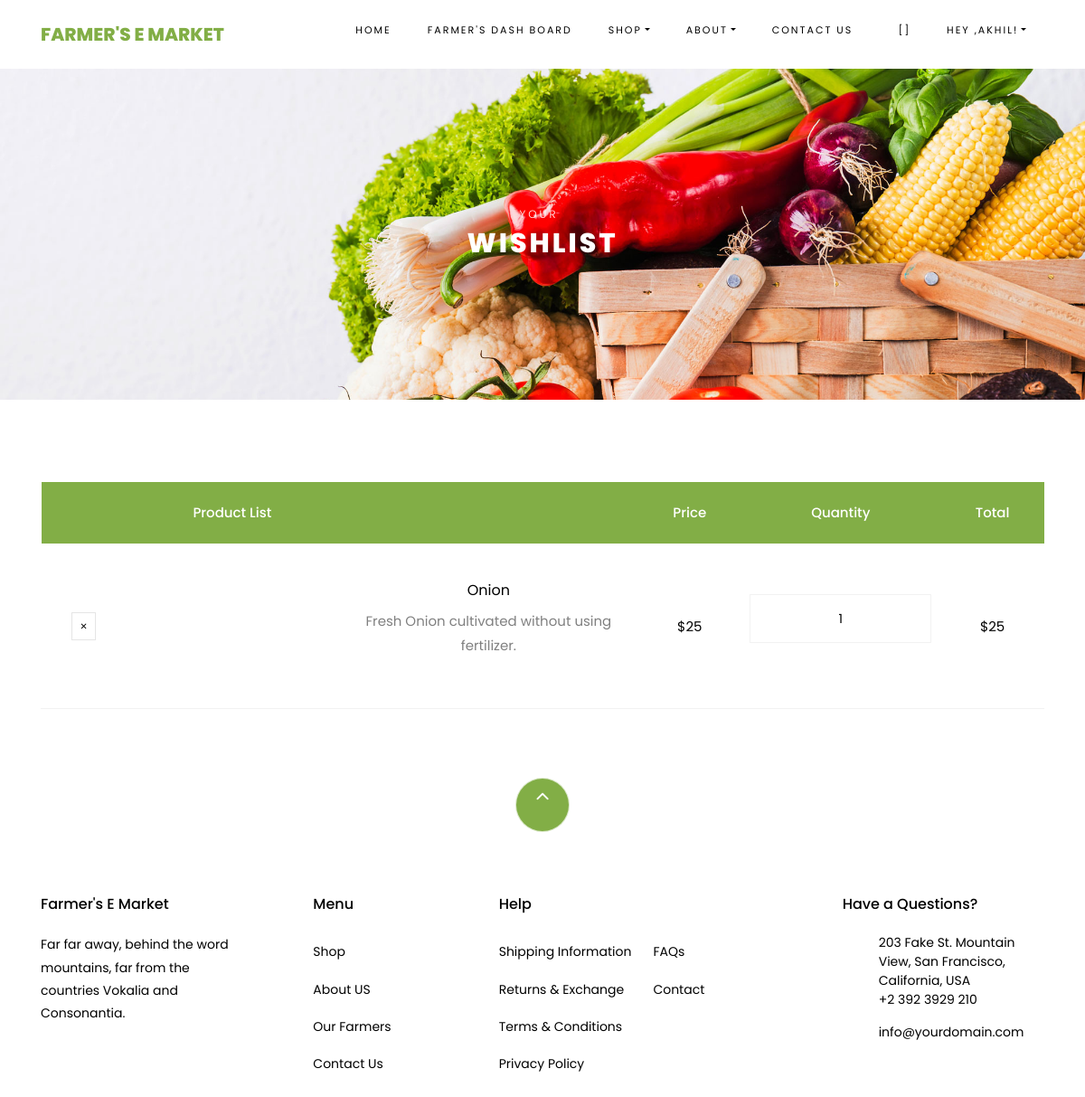
The app's page /wishlist (signed in) with its own data.
### public/models.py (models this page shows)
class wishlist(models.Model):
	userid = models.ForeignKey(User,default=None,on_delete=models.CASCADE)
	productid = models.ForeignKey(products,default=None,on_delete=models.CASCADE)
	quantity = models.IntegerField(default=1)

### farmers/models.py (models this page shows)
class products(models.Model):
	pname = models.CharField(max_length=100)
	ptype = models.CharField(max_length=10, choices=ptypes, default='Vegetables')
	description = models.TextField()
	stock = models.IntegerField()
	price  =models.IntegerField()
	img = ResizedImageField(size=[500, 400],crop=['middle', 'center'],upload_to='products/pics')
	offer = models.BooleanField(default=False)
	isactive = models.BooleanField(default=True)
	offerprice = models.IntegerField(blank=True,null=True)
	created_at = models.DateField(auto_now_add=True)
	owner = models.ForeignKey(User,default=None,on_delete=models.CASCADE)#for now to pass form validation,will remove later

### public/views.py (the view)
# urls.py: path('wishlist', views.viewwishlist,name='viewwishlist'),
def viewwishlist(request):
	if request.user.is_anonymous:
		return redirect('/')
	try:
		wishlst=wishlist.objects.filter(userid=request.user.id)
	except wishlist.DoesNotExist:
		wishlst = None
	subtotal=[]
	if wishlst:
		for item in wishlst:
			if item.productid.offer:
				subtotal.append(item.productid.offerprice*item.quantity)
			else:
				subtotal.append(item.productid.price*item.quantity)
	return render(request,"public/wishlist.html",{'wishlist':wishlst,'subtotal':subtotal})

### template/public/wishlist.html (shortened to what this page needs)
{% extends 'public/base.html' %}
{% load static %}
{% block content %}
    <div class="hero-wrap hero-bread" style="background-image: url('{% static 'public/images/bg_1.jpg' %}');">
      <div class="container">
        <div class="row no-gutters slider-text align-items-center justify-content-center">
          <div class="col-md-9 ftco-animate text-center">
          	<p class="breadcrumbs"><span class="mr-2">YOUR</span></p>
            <h1 class="mb-0 bread">Wishlist</h1>
          </div>
        </div>
      </div>
    </div>
    <section class="ftco-section ftco-cart">
			<div class="container">
				<div class="row">
    			<div class="col-md-12 ftco-animate">
    				<div class="cart-list">
	    				<table class="table">
						    <thead class="thead-primary">
						      <tr class="text-center">
						        <th>&nbsp;</th>
						        <th>Product List</th>
						        <th>&nbsp;</th>
						        <th>Price</th>
						        <th>Quantity</th>
						        <th>Total</th>
						      </tr>
						    </thead>
						    <tbody>
						     {% if wishlist %}
						    	{% for item in wishlist %}
						    	{% for subt in subtotal %}
						    	{% if forloop.counter == forloop.parentloop.counter %}
						      <tr id="myElement" class="text-center">
						        <td class="product-remove"><a href="#" id="removewish" data-id="{{ item.productid.id }}" class="remove-from-wish"><span class="ion-ios-close"></span></a></td>
						        <td class="image-prod"><a href="/product?id={{ item.productid.id }}"><div class="img" style="background-image:url({{ item.productid.img.url}});"></div></a></td>
						        <td class="product-name">
						        	<h3>{{ item.productid.pname }}</h3>
						        	<p>{{ item.productid.description }}</p>
						        </td>
						        <td class="price">${% if item.productid.offer %}{{ item.productid.offerprice }}{% else %}{{ item.productid.price }}{% endif %}</td>
						        <td class="quantity">
						        	<div class="input-group mb-3">
					             	<input type="text" name="quantity" class="quantity form-control input-number" value="{{ item.quantity }}" min="1" max="100" readonly>
					          	</div>
					          </td>
						        <td class="total">${{ subt }}</td>
						      </tr>
						      {% endif %}
						      {% endfor %}
						      {% endfor %}
						      {% endif %}
						    </tbody>
						  </table>
					  </div>
    			</div>
    		</div>
			</div>
		</section>
 {% endblock %}

### template/public/base.html (shortened to what this page needs)
{% load static %}
<!DOCTYPE html>
<html lang="en">
  <head>
    <link rel="stylesheet" href="{% static 'public/css/open-iconic-bootstrap.min.css' %}">
    <link rel="stylesheet" href="{% static 'public/css/animate.css' %}">
    <link rel="stylesheet" href="{% static 'public/css/owl.carousel.min.css' %}">
    <link rel="stylesheet" href="{% static 'public/css/owl.theme.default.min.css' %}">
    <link rel="stylesheet" href="{% static 'public/css/magnific-popup.css' %}">
    <link rel="stylesheet" href="{% static 'public/css/aos.css' %}">
    <link rel="stylesheet" href="{% static 'public/css/ionicons.min.css' %}">
    <link rel="stylesheet" href="{% static 'public/css/bootstrap-datepicker.css' %}">
    <link rel="stylesheet" href="{% static 'public/css/jquery.timepicker.css' %}">
    <link rel="stylesheet" href="{% static 'public/css/flaticon.css' %}">
    <link rel="stylesheet" href="{% static 'public/css/icomoon.css' %}">
    <link rel="stylesheet" href="{% static 'public/css/style.css' %}">
  </head>
  <body class="goto-here">
    <nav class="navbar navbar-expand-lg navbar-dark ftco_navbar bg-dark ftco-navbar-light" id="ftco-navbar">
	    <div class="container">
	      <a class="navbar-brand" href="index">Farmer's E Market</a>
	      <div class="collapse navbar-collapse" id="ftco-nav">
	        <ul class="navbar-nav ml-auto">
	          <li class="nav-item active"><a href="index" class="nav-link">Home</a></li>
            {% if user.userprofile.ismerchant == True %}
            <li class="nav-item active"><a href="/farmers/dash" class="nav-link">Farmer's Dash Board</a></li>
            {% endif %}
	          <li class="nav-item dropdown">
              <a class="nav-link dropdown-toggle" href="shop" id="dropdown04" data-toggle="dropdown" aria-haspopup="true" aria-expanded="false">Shop</a>
            </li>
            <li class="nav-item dropdown">
              <a class="nav-link dropdown-toggle" href="shop" id="dropdown04" data-toggle="dropdown" aria-haspopup="true" aria-expanded="false">About</a>
            </li>
	          <li class="nav-item"><a href="contact" class="nav-link">Contact us</a></li>
            {% if user.is_authenticated %}
	           <li class="nav-item cta cta-colored"><a href="cart" class="nav-link"><span class="icon-shopping_cart"></span><label id="cartcount">[]</label></a></li>
             <li class="nav-item dropdown">
              <a class="nav-link dropdown-toggle" href="shop" id="dropdown04" data-toggle="dropdown" aria-haspopup="true" aria-expanded="false">Hey ,{{ user.first_name }}!</a>
            </li>
             {% else %}
              <li class="nav-item active"><a href="plogin" class="nav-link">Login</a></li>
              {% endif %}
	        </ul>
	      </div>
	    </div>
	  </nav>
    {% block content %}
    {% endblock %}
    <footer class="ftco-footer ftco-section">
      <div class="container">
        <div class="row">
          <div class="mouse">
            <a href="#" class="mouse-icon">
              <div class="mouse-wheel"><span class="ion-ios-arrow-up"></span></div>
            </a>
          </div>
        </div>
        <div class="row mb-5">
          <div class="col-md">
            <div class="ftco-footer-widget mb-4">
              <h2 class="ftco-heading-2">Farmer's E Market</h2>
              <p>Far far away, behind the word mountains, far from the countries Vokalia and Consonantia.</p>
              <ul class="ftco-footer-social list-unstyled float-md-left float-lft mt-5">
              </ul>
            </div>
          </div>
          <div class="col-md">
            <div class="ftco-footer-widget mb-4 ml-md-5">
              <h2 class="ftco-heading-2">Menu</h2>
              <ul class="list-unstyled">
                <li><a href="shop" class="py-2 d-block">Shop</a></li>
                <li><a href="about" class="py-2 d-block">About US</a></li>
                <li><a href="ourfarmers" class="py-2 d-block">Our Farmers</a></li>
                <li><a href="contact" class="py-2 d-block">Contact Us</a></li>
              </ul>
            </div>
          </div>
          <div class="col-md-4">
             <div class="ftco-footer-widget mb-4">
              <h2 class="ftco-heading-2">Help</h2>
              <div class="d-flex">
                <ul class="list-unstyled mr-l-5 pr-l-3 mr-4">
                  <li><a href="#" class="py-2 d-block">Shipping Information</a></li>
                  <li><a href="#" class="py-2 d-block">Returns &amp; Exchange</a></li>
                  <li><a href="#" class="py-2 d-block">Terms &amp; Conditions</a></li>
                  <li><a href="#" class="py-2 d-block">Privacy Policy</a></li>
                </ul>
                <ul class="list-unstyled">
                  <li><a href="#" class="py-2 d-block">FAQs</a></li>
                  <li><a href="#" class="py-2 d-block">Contact</a></li>
                </ul>
              </div>
            </div>
          </div>
          <div class="col-md">
            <div class="ftco-footer-widget mb-4">
              <h2 class="ftco-heading-2">Have a Questions?</h2>
              <div class="block-23 mb-3">
                <ul>
                  <li><span class="icon icon-map-marker"></span><span class="text">203 Fake St. Mountain View, San Francisco, California, USA</span></li>
                  <li><a href="#"><span class="icon icon-phone"></span><span class="text">+2 392 3929 210</span></a></li>
                  <li><a href="#"><span class="icon icon-envelope"></span><span class="text">info@yourdomain.com</span></a></li>
                </ul>
              </div>
            </div>
          </div>
        </div>
      </div>
    </footer>
  </body>
</html>

### static/public/css/icomoon.css (style rules this page uses)
[class^="icon-"], [class*=" icon-"] { font-family: 'icomoon' !important; speak: none; font-style: normal; font-weight: normal; font-variant: normal; text-transform: none; line-height: 1; -webkit-font-smoothing: antialiased; -moz-osx-font-smoothing: grayscale; }
.icon-map-marker:before { content: "\f041"; }
.icon-phone:before { content: "\f095"; }
.icon-envelope:before { content: "\f0e0"; }
.icon-shopping_cart:before { content: "\e8cc"; }

### records on screen
wishlist: productid.pname "Onion", productid.description "Fresh Onion cultivated without using fertilizer.", productid.offerprice "25", quantity "1", subtotal "25"

### other values on screen
{{ user.first_name }} "AKHIL"
